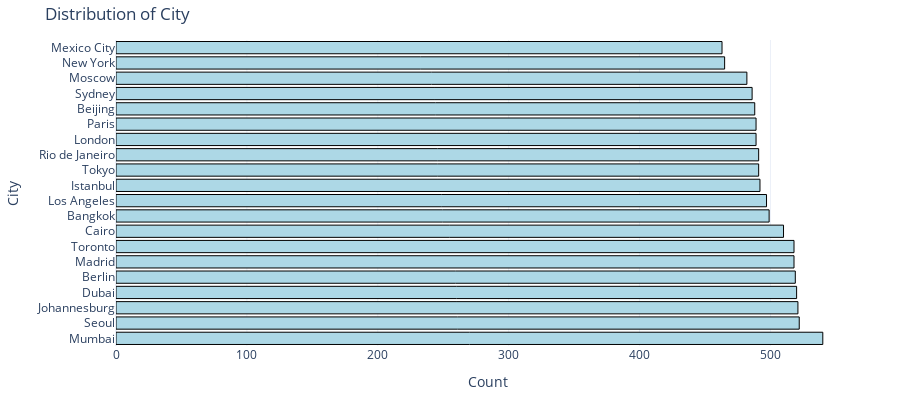
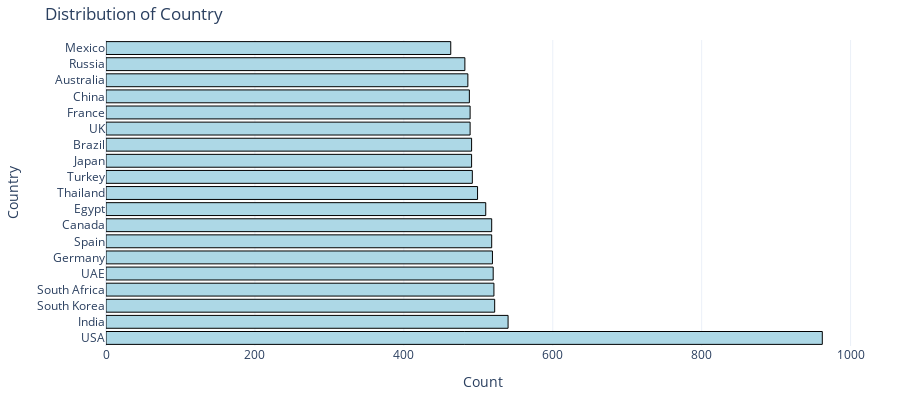

Notebook cell for these charts, in order:
### Markdown cell above
#### Distribution

### Code cell
categorial_cols = df.select_dtypes(include='object').columns
categorial_cols = [col for col in categorial_cols if col != 'Date']

def categorical_analysis(cols_to_analyze):
    for col in cols_to_analyze:
        value_counts = df[col].value_counts()
        fig = go.Figure()
        fig.add_trace(go.Bar(
            y=value_counts.index,
            x=value_counts.values,
            name=col,
            marker=dict(color='lightblue', line=dict(color='black', width=1)),
            orientation='h',
        ))
        fig.update_layout(
            title=f'Distribution of {col}',
            xaxis_title='Count',
            yaxis_title=col,
            template='plotly_white',
            height=400,
            margin=dict(t=40, b=40, l=40, r=40)
        )
        fig.show()

categorical_analysis(cols_to_analyze=categorial_cols)

### Figure 1 — Plotly figure (JSON) as saved in the notebook; plotly's stock layout.template omitted (floating-point values rounded to 4 significant figures)
{"data": [{"marker": {"color": "lightblue", "line": {"color": "black", "width": 1}}, "name": "City", "orientation": "h", "type": "bar", "x": [540, 522, 521, 520, 519, 518, 518, 510, 499, 497, 492, 491, 491, 489, 489, 488, 486, 482, 465, 463], "y": ["Mumbai", "Seoul", "Johannesburg", "Dubai", "Berlin", "Madrid", "Toronto", "Cairo", "Bangkok", "Los Angeles", "Istanbul", "Tokyo", "Rio de Janeiro", "London", "Paris", "Beijing", "Sydney", "Moscow", "New York", "Mexico City"]}], "layout": {"height": 400, "margin": {"b": 40, "l": 40, "r": 40, "t": 40}, "title": {"text": "Distribution of City"}, "xaxis": {"title": {"text": "Count"}}, "yaxis": {"title": {"text": "City"}}}}

### Figure 2 — Plotly figure (JSON) as saved in the notebook; plotly's stock layout.template omitted (floating-point values rounded to 4 significant figures)
{"data": [{"marker": {"color": "lightblue", "line": {"color": "black", "width": 1}}, "name": "Country", "orientation": "h", "type": "bar", "x": [962, 540, 522, 521, 520, 519, 518, 518, 510, 499, 492, 491, 491, 489, 489, 488, 486, 482, 463], "y": ["USA", "India", "South Korea", "South Africa", "UAE", "Germany", "Spain", "Canada", "Egypt", "Thailand", "Turkey", "Japan", "Brazil", "UK", "France", "China", "Australia", "Russia", "Mexico"]}], "layout": {"height": 400, "margin": {"b": 40, "l": 40, "r": 40, "t": 40}, "title": {"text": "Distribution of Country"}, "xaxis": {"title": {"text": "Count"}}, "yaxis": {"title": {"text": "Country"}}}}
